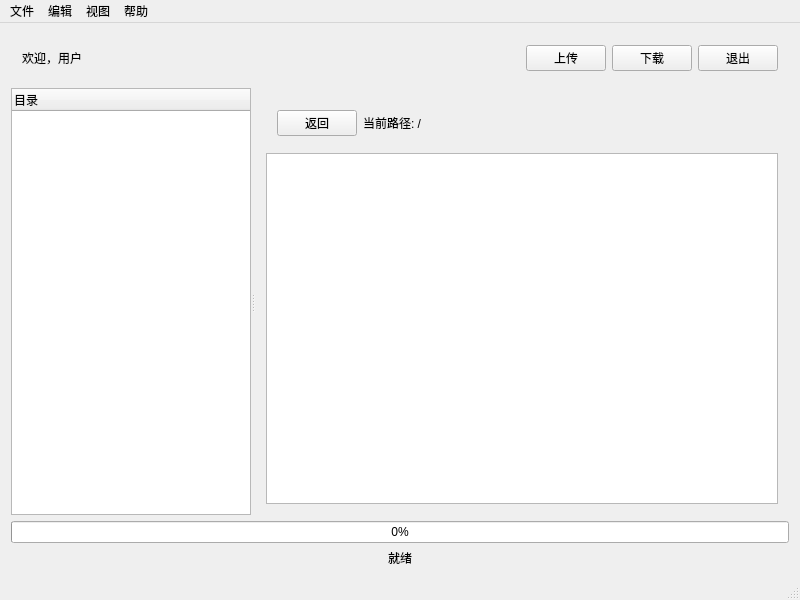
<?xml version="1.0" encoding="UTF-8"?>
<ui version="4.0">
 <class>MainWindow</class>
 <widget class="QMainWindow" name="MainWindow">
  <property name="geometry">
   <rect>
    <x>0</x>
    <y>0</y>
    <width>800</width>
    <height>600</height>
   </rect>
  </property>
  <property name="windowTitle">
   <string>网盘系统</string>
  </property>
  <widget class="QWidget" name="centralWidget">
   <layout class="QVBoxLayout" name="verticalLayout">
    <item>
     <widget class="QWidget" name="topWidget" native="true">
      <layout class="QHBoxLayout" name="horizontalLayout">
       <item>
        <widget class="QLabel" name="userInfoLabel">
         <property name="text">
          <string>欢迎，用户</string>
         </property>
        </widget>
       </item>
       <item>
        <spacer name="horizontalSpacer">
         <property name="orientation">
          <enum>Qt::Horizontal</enum>
         </property>
         <property name="sizeHint" stdset="0">
          <size>
           <width>40</width>
           <height>20</height>
          </size>
         </property>
        </spacer>
       </item>
       <item>
        <widget class="QPushButton" name="uploadButton">
         <property name="text">
          <string>上传</string>
         </property>
        </widget>
       </item>
       <item>
        <widget class="QPushButton" name="downloadButton">
         <property name="text">
          <string>下载</string>
         </property>
        </widget>
       </item>
       <item>
        <widget class="QPushButton" name="logoutButton">
         <property name="text">
          <string>退出</string>
         </property>
        </widget>
       </item>
      </layout>
     </widget>
    </item>
    <item>
     <widget class="QSplitter" name="splitter">
      <property name="sizePolicy">
       <sizepolicy hsizetype="Expanding" vsizetype="Expanding">
        <horstretch>0</horstretch>
        <verstretch>0</verstretch>
       </sizepolicy>
      </property>
      <property name="minimumSize">
       <size>
        <width>200</width>
        <height>200</height>
       </size>
      </property>
      <property name="maximumSize">
       <size>
        <width>16777215</width>
        <height>16777215</height>
       </size>
      </property>
      <property name="orientation">
       <enum>Qt::Horizontal</enum>
      </property>
      <widget class="QTreeWidget" name="directoryTree">
       <property name="sizePolicy">
        <sizepolicy hsizetype="Minimum" vsizetype="Expanding">
         <horstretch>0</horstretch>
         <verstretch>0</verstretch>
        </sizepolicy>
       </property>
       <property name="minimumSize">
        <size>
         <width>120</width>
         <height>0</height>
        </size>
       </property>
       <property name="maximumSize">
        <size>
         <width>240</width>
         <height>16777215</height>
        </size>
       </property>
       <property name="sizeIncrement">
        <size>
         <width>2</width>
         <height>2</height>
        </size>
       </property>
       <property name="baseSize">
        <size>
         <width>50</width>
         <height>50</height>
        </size>
       </property>
       <column>
        <property name="text">
         <string>目录</string>
        </property>
       </column>
      </widget>
      <widget class="QWidget" name="fileWidget" native="true">
       <layout class="QVBoxLayout" name="verticalLayout_2">
        <item>
         <widget class="QWidget" name="navigationWidget" native="true">
          <layout class="QHBoxLayout" name="horizontalLayout_2">
           <item>
            <widget class="QPushButton" name="backButton">
             <property name="text">
              <string>返回</string>
             </property>
            </widget>
           </item>
           <item>
            <widget class="QLabel" name="pathLabel">
             <property name="text">
              <string>当前路径: /</string>
             </property>
            </widget>
           </item>
           <item>
            <spacer name="horizontalSpacer_2">
             <property name="orientation">
              <enum>Qt::Horizontal</enum>
             </property>
             <property name="sizeHint" stdset="0">
              <size>
               <width>40</width>
               <height>20</height>
              </size>
             </property>
            </spacer>
           </item>
          </layout>
         </widget>
        </item>
        <item>
         <widget class="QListWidget" name="fileListWidget">
          <property name="iconSize">
           <size>
            <width>64</width>
            <height>64</height>
           </size>
          </property>
          <property name="gridSize">
           <size>
            <width>100</width>
            <height>100</height>
           </size>
          </property>
          <property name="viewMode">
           <enum>QListView::IconMode</enum>
          </property>
         </widget>
        </item>
       </layout>
      </widget>
     </widget>
    </item>
    <item>
     <widget class="QProgressBar" name="progressBar">
      <property name="value">
       <number>0</number>
      </property>
     </widget>
    </item>
    <item>
     <widget class="QLabel" name="statusLabel">
      <property name="text">
       <string>就绪</string>
      </property>
      <property name="alignment">
       <set>Qt::AlignCenter</set>
      </property>
     </widget>
    </item>
   </layout>
  </widget>
  <widget class="QMenuBar" name="menuBar">
   <property name="geometry">
    <rect>
     <x>0</x>
     <y>0</y>
     <width>800</width>
     <height>32</height>
    </rect>
   </property>
   <widget class="QMenu" name="menuFile">
    <property name="title">
     <string>文件</string>
    </property>
    <addaction name="actionNewDirectory"/>
    <addaction name="actionUploadFile"/>
    <addaction name="actionDownloadFile"/>
    <addaction name="actionDelete"/>
    <addaction name="actionRename"/>
    <addaction name="actionExit"/>
   </widget>
   <widget class="QMenu" name="menuEdit">
    <property name="title">
     <string>编辑</string>
    </property>
    <addaction name="actionCopy"/>
    <addaction name="actionCut"/>
    <addaction name="actionPaste"/>
   </widget>
   <widget class="QMenu" name="menuView">
    <property name="title">
     <string>视图</string>
    </property>
    <addaction name="actionRefresh"/>
   </widget>
   <widget class="QMenu" name="menuHelp">
    <property name="title">
     <string>帮助</string>
    </property>
    <addaction name="actionAbout"/>
   </widget>
   <addaction name="menuFile"/>
   <addaction name="menuEdit"/>
   <addaction name="menuView"/>
   <addaction name="menuHelp"/>
  </widget>
  <widget class="QStatusBar" name="statusBar"/>
  <action name="actionNewDirectory">
   <property name="text">
    <string>新建目录</string>
   </property>
  </action>
  <action name="actionUploadFile">
   <property name="text">
    <string>上传文件</string>
   </property>
  </action>
  <action name="actionDownloadFile">
   <property name="text">
    <string>下载文件</string>
   </property>
  </action>
  <action name="actionDelete">
   <property name="text">
    <string>删除</string>
   </property>
  </action>
  <action name="actionRename">
   <property name="text">
    <string>重命名</string>
   </property>
  </action>
  <action name="actionExit">
   <property name="text">
    <string>退出</string>
   </property>
  </action>
  <action name="actionCopy">
   <property name="text">
    <string>复制</string>
   </property>
  </action>
  <action name="actionCut">
   <property name="text">
    <string>剪切</string>
   </property>
  </action>
  <action name="actionPaste">
   <property name="text">
    <string>粘贴</string>
   </property>
  </action>
  <action name="actionRefresh">
   <property name="text">
    <string>刷新</string>
   </property>
  </action>
  <action name="actionAbout">
   <property name="text">
    <string>关于</string>
   </property>
  </action>
 </widget>
 <layoutdefault spacing="6" margin="11"/>
 <resources/>
 <connections/>
</ui>
